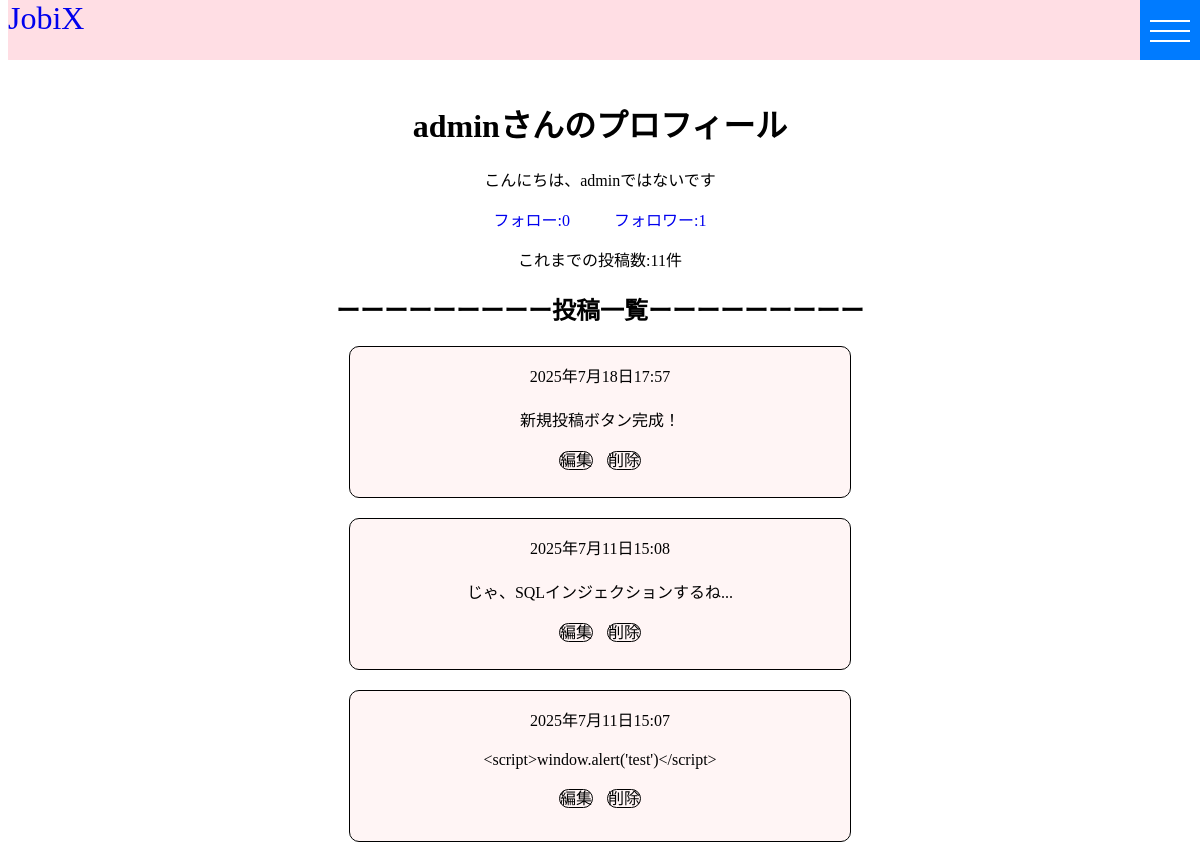
/accounts/admin/profile/ (upper part), run on an earlier commit of the app's database.
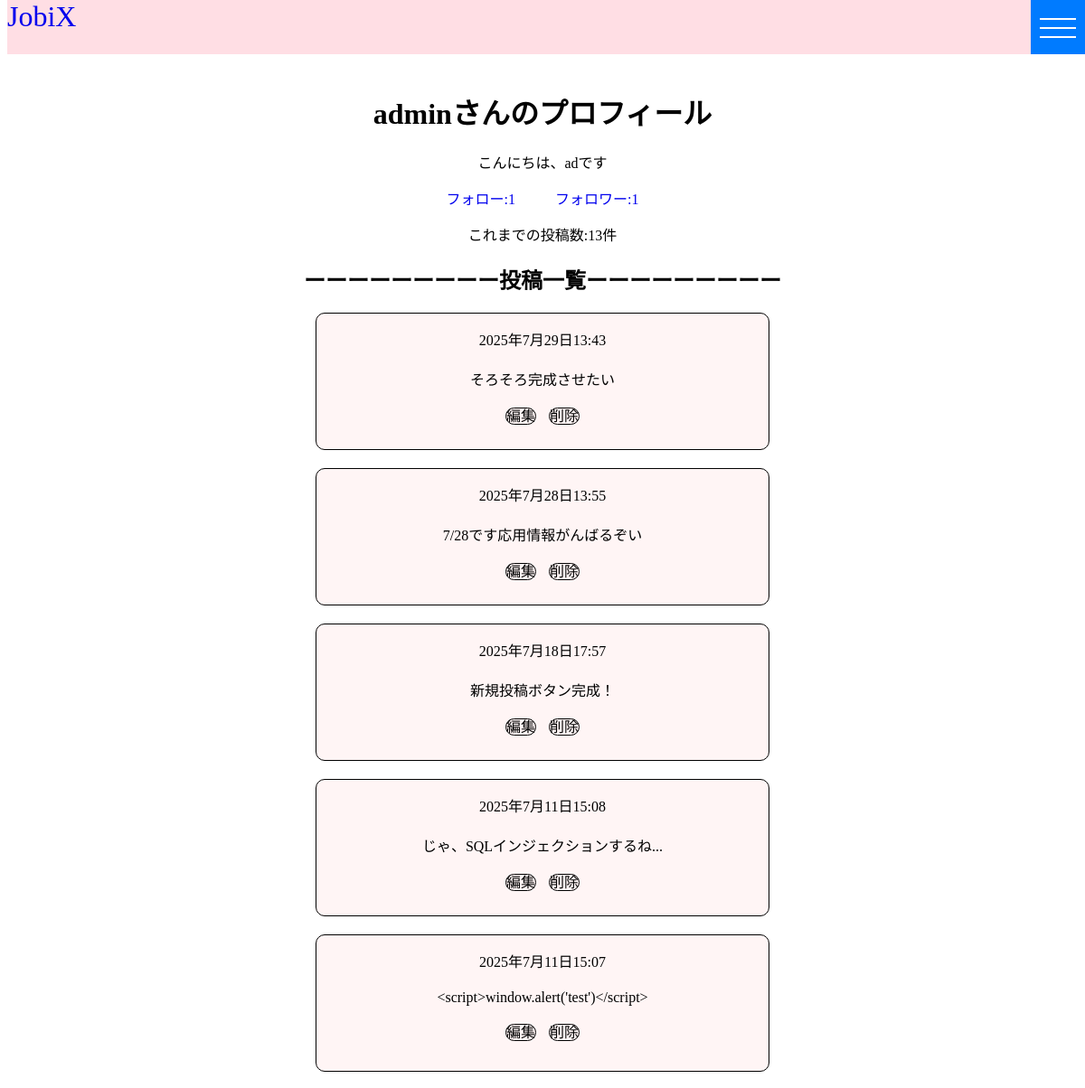
And on a later commit of the database.
### accounts/models.py (models this page shows, shortened)
class CustomUser(AbstractUser):
  bio = models.TextField(blank=True)

### posts/models.py (models this page shows)
class Tweet(models.Model):
    author = models.ForeignKey(settings.AUTH_USER_MODEL, on_delete=models.CASCADE)
    content = models.CharField(max_length=140)
    created_at = models.DateTimeField(auto_now_add=True)

### accounts/views.py (the view)
# urls.py: path('<str:username>/profile/', views.profile, name='profile'),
def profile(request, username):
    user = get_object_or_404(User, username=username)
    data_list = Tweet.objects.filter(author=user).order_by('-created_at')
    post_count = data_list.count()
    followers = Follow.objects.filter(following=user)
    followings = Follow.objects.filter(follower=user)
    is_following = False
    if request.user.is_authenticated:
      is_following = Follow.objects.filter(follower=request.user, following=user).exists()
    return render(request, 'profiles/profile.html', {'profile_user': user, 'data_list':data_list, 'post_count':post_count, 'followers':followers, 'followings':followings, 'is_following':is_following})

### templates/profiles/profile.html (shortened to what this page needs)
{% extends 'base.html' %}
{% block content %}
<div class="profile">
  {% if profile_user %}
  <h1 class='white'>{{ profile_user.username }}さんのプロフィール</h1>
  <p class='white'>{{ profile_user.bio }}</p>
  <div class="followBtn">
    <a class='followlist' href='{% url "followlist" profile_user.id %}'>フォロー:{{ followings.count }}</a>
    <a class='followerlist' href='{% url "followerlist" profile_user.id %}'>フォロワー:{{ followers.count }}</a>
  </div>
  <p class='white'>これまでの投稿数:{{ post_count }}件</p>
  <h2>ーーーーーーーーー投稿一覧ーーーーーーーーー</h2>
    {% for data in data_list %}
      <div class="postCard">
        <p>{{ data.created_at }}</p>
        <p class='content'>{{ data.content }}</p>
        <div class="buttons">
          <a class='update' href="{% url 'posts:update' data.pk %}">編集</a>
          <a class='delete' href="{% url 'posts:delete' data.id %}">削除</a>
        </div>
      </div>
    {% endfor %}
</div>
  {% endif %}
{% endblock %}

What changed in the data, as far as the page shows it:
changed CustomUser "admin": bio "こんにちは、adminではないです" → "こんにちは、adです"
added Tweet: created_at "2025年7月29日13:43", content "そろそろ完成させたい"
added Tweet: created_at "2025年7月28日13:55", content "7/28です応用情報がんばるぞい"
Also different on the page:
{{ followings.count }}: "0" → "1"
{{ post_count }}: "11" → "13"
